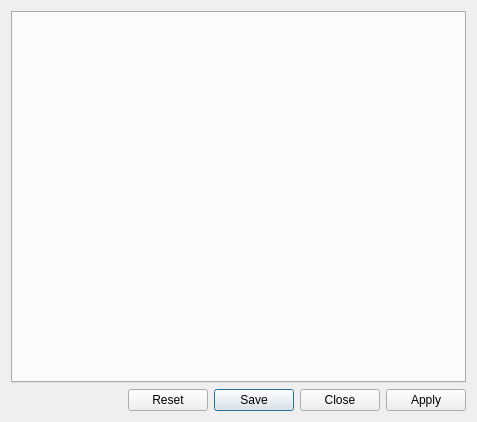
<?xml version="1.0" encoding="UTF-8"?>
<ui version="4.0">
 <class>ScmEditorDialog</class>
 <widget class="QWidget" name="ScmEditorDialog">
  <property name="geometry">
   <rect>
    <x>0</x>
    <y>0</y>
    <width>477</width>
    <height>422</height>
   </rect>
  </property>
  <layout class="QVBoxLayout">
   <item>
    <widget class="QTabWidget" name="tabWidget">
     <property name="currentIndex">
      <number>-1</number>
     </property>
    </widget>
   </item>
   <item>
    <layout class="QHBoxLayout" name="horizontalLayout">
     <item>
      <spacer name="horizontalSpacer_2">
       <property name="orientation">
        <enum>Qt::Horizontal</enum>
       </property>
       <property name="sizeHint" stdset="0">
        <size>
         <width>40</width>
         <height>20</height>
        </size>
       </property>
      </spacer>
     </item>
     <item>
      <widget class="QDialogButtonBox" name="buttonBox">
       <property name="standardButtons">
        <set>QDialogButtonBox::Close|QDialogButtonBox::Reset|QDialogButtonBox::Apply|QDialogButtonBox::Save</set>
       </property>
      </widget>
     </item>
    </layout>
   </item>
  </layout>
 </widget>
 <resources/>
 <connections/>
</ui>
